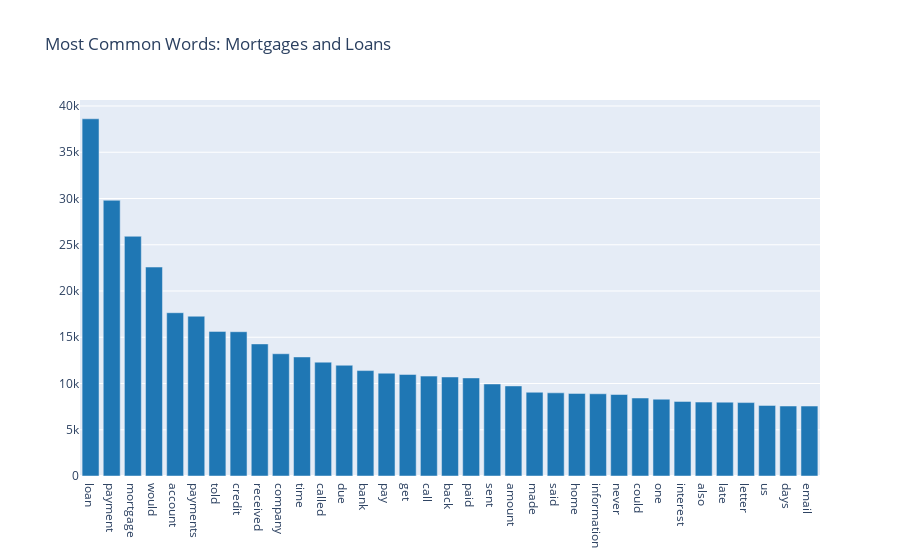

Notebook code for this chart:
### Code cell
data = FreqDist(mortgages_and_loans_text_processed).most_common(35)
fig = go.Figure()
fig.add_trace(go.Bar(x= [data[i][0] for i in range(len(data))], y=[data[i][1] for i in range(len(data))]))
fig.update_traces(marker_color='#1f77b4')
fig.update_layout(title = "Most Common Words: Mortgages and Loans")
fig.show()

### Figure 1 — Plotly figure (JSON) as saved in the notebook; plotly's stock layout.template omitted (floating-point values rounded to 4 significant figures)
{"data": [{"marker": {"color": "#1f77b4"}, "type": "bar", "x": ["loan", "payment", "mortgage", "would", "account", "payments", "told", "credit", "received", "company", "time", "called", "due", "bank", "pay", "get", "call", "back", "paid", "sent", "amount", "made", "said", "home", "information", "never", "could", "one", "interest", "also", "late", "letter", "us", "days", "email"], "y": [38616, 29808, 25916, 22588, 17651, 17272, 15634, 15599, 14280, 13216, 12870, 12308, 11972, 11396, 11113, 10975, 10799, 10706, 10602, 9950, 9737, 9054, 8990, 8927, 8890, 8811, 8432, 8303, 8063, 7991, 7982, 7936, 7629, 7567, 7561]}], "layout": {"autosize": true, "title": {"text": "Most Common Words: Mortgages and Loans"}, "xaxis": {"autorange": true, "range": [-0.5, 34.5], "type": "category"}, "yaxis": {"autorange": true, "range": [0, 40650.0], "type": "linear"}}}
